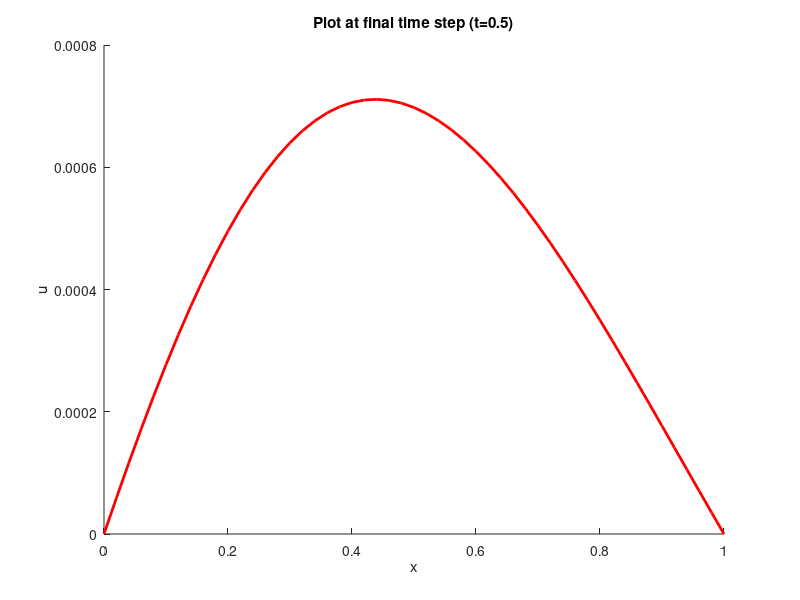
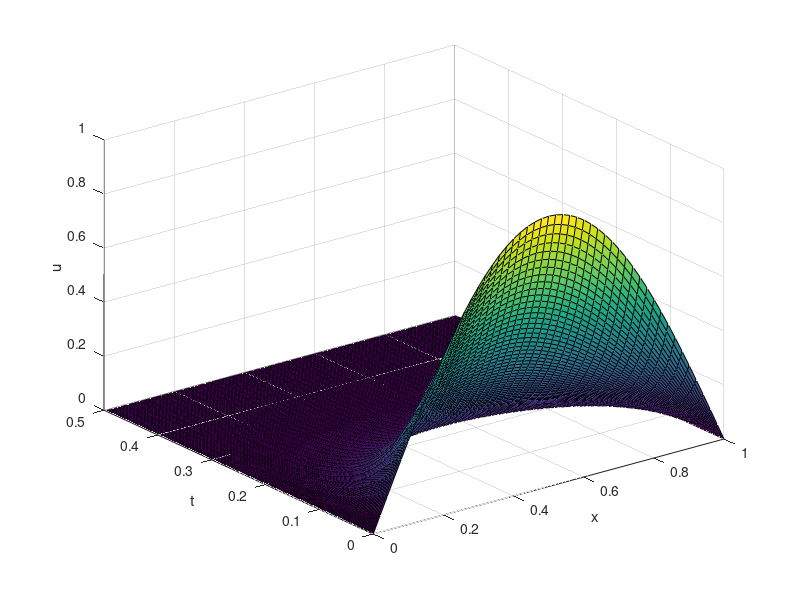

These charts were generated, in order, by the following MATLAB code:
%Crank nicholson scheme on HE with variable coeffients
clear all;

h=0.02; 
%need to run these in order
k=h/8;
r=k/h^2;

%coefficients for equation we're solving: u_tt=(alpha*u_x)_x+beta*u
alpha=@(x) 1+x; 
beta=@(x,t) (-x^2/(1+t^2));

xspan=[0,1]; tspan=[0,0.5];     %setting up grid
xpnts=xspan(1):h:xspan(2); tpnts=tspan(1):k:tspan(2);
M=length(xpnts)-1;

u0= sin(pi*xpnts);      %initial condition

U=zeros(length(xpnts), length(tpnts)-3); %making matrix for computed values
U(:,1)=u0;


%defining a base matrix for A and B to come from (no beta term on main diagonal)
for m=1:M-2
   a(m)= -0.5*r* 0.5*( alpha(xpnts(m+1)) + alpha(xpnts(m+2)) ); %subdiagonal
   
   b(m)= 1+ 0.5*r* 0.5*( alpha(xpnts(m+1)) + alpha(xpnts(m+2)) ) + ...
      0.5*r* 0.5*( alpha(xpnts(m)) + alpha(xpnts(m+1)) ); %main diagonal
  
   c(m)= -0.5*r* 0.5*( alpha(xpnts(m+1)) + alpha(xpnts(m+2)) ); %superdiagonal
end
b(M-1)= 1+ 0.5*r*0.5*( alpha(xpnts(M)) + alpha(xpnts(M+1)) ) + ...
       0.5*r*0.5*( alpha(xpnts(M-1)) + alpha(xpnts(M)) ); %last diagonal term
% c=[0 c]; a=[a 0];   %appending zeros to accomodate spdiags syntax
a=a'; b=b'; c=c';

D=diag(a,-1) + diag(b,0) + diag(c,1);
   
% D=spdiags(a,-1,M-1,M-1) + spdiags(b,0,M-1,M-1) + spdiags(c,1,M-1,M-1);
    

    

for n=1:length(tpnts)-2         %time iterations of CN
    
    avec=0;bvec=0;%reset
    for m=1:length(xpnts)-2
        avec(m)= -0.5*k*beta(xpnts(m+1),tpnts(n+2));
        bvec(m)= 0.5*k*beta(xpnts(m+1),tpnts(n+1));
    end
    avec=avec'; bvec=bvec';
    
%     A= D + spdiags(avec,0,M-1,M-1);
    A= D + diag(avec,0);
    
%     B= -D + 2*spdiags(ones(M-1,1),0,M-1,M-1) + spdiags(bvec,0,M-1,M-1);
    B= -D + 2*eye(M-1) + diag(bvec,0);
    
    
    rvec=B *U(2:end-1,n);
    
    U(2:end-1,n+1)= A\rvec;
    
%     figure(140201)
%     plot(xpnts,U(:,n+1), 'color','r','linewidth',2)
%     pause;
%     
    %note: leaving right boundary as zero due to BCs.
end

% %plotting solution
figure(140201)
hold on;
title('Plot at final time step (t=0.5)');
plot(xpnts,U(:,end), 'color','r','linewidth',2)
xlabel('x'); ylabel('u');
hold off;

% 3D plot
figure(140202)
[X,T]=meshgrid(xpnts,tpnts(1:end-1));
surf(X,T,U')
xlabel('x'); ylabel('t'); zlabel('u');

